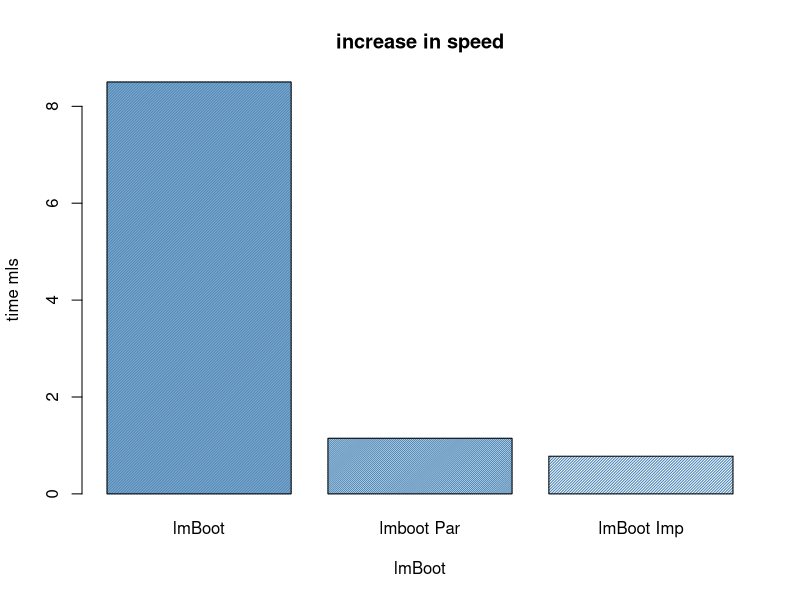

Write the R code that produced this figure.

speedInc <- c(8.502, 1.148, 0.777)
barplot(speedInc,  names.arg = c("lmBoot", "lmboot Par", "lmBoot Imp"),
        col = "steelblue", border = "black", density = c(90, 70, 50), 
        main = "increase in speed", xlab = "lmBoot", ylab = "time mls")

